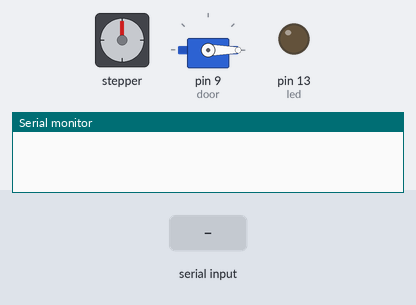
Bench run of a sketch on a simulated Arduino Uno, built with avr-gcc and run on an emulated ATmega328P. Shown: stepper motor, servo, output pins drawn as LEDs (lit = HIGH), the last lines printed to the serial monitor. Wiring (inferred from the names in the program): stepper motor (2048 steps per turn assumed): coils pin 4, pin 5, pin 6, pin 7. The test bench sets the inputs (shaded band).

Above: at 1.2 s.
1.3 s: "OPEN" received over the second serial link
At 3.5 s:
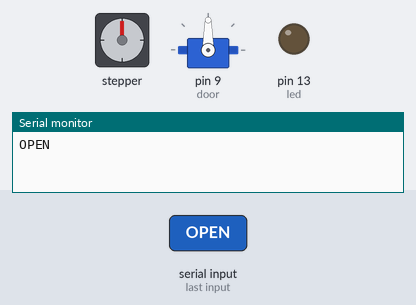
3.8 s: "ON" received over the second serial link
At 5.4 s:
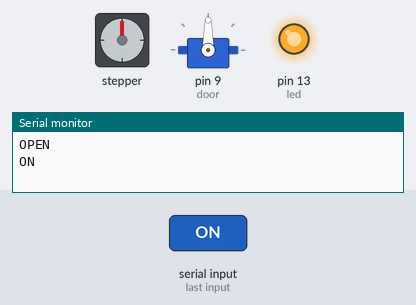
6.2 s: "CLOSE" received over the second serial link
At 8.5 s:
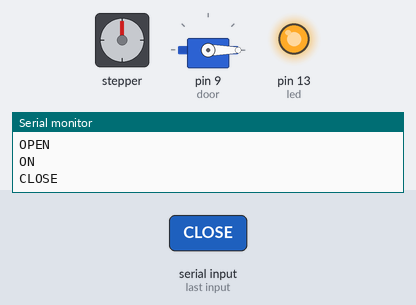
Timing chart, 0 to 10.0 s (numbered marks = the images above; inputs shaded):
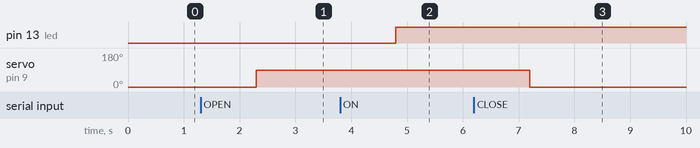

The sketch:

arduino.ino
```cpp
#include <stdio.h>
#include <string.h>
#include <SoftwareSerial.h>
#include <Servo.h>
#include <Stepper.h>

Servo myservo;
SoftwareSerial espSerial =  SoftwareSerial(2, 3);  // arduino RX pin=2  arduino TX pin=3    connect the arduino RX pin to esp8266 TX pin   -  connect the arduino TX pin to esp8266 RX pin.


int Pin1 = 4;
int Pin2 = 5;
int Pin3 = 6;
int Pin4 = 7;
int pole1[] = {0, 0, 0, 0, 0, 1, 1, 1, 0}; //pole1, 8 step values
int pole2[] = {0, 0, 0, 1, 1, 1, 0, 0, 0}; //pole2, 8 step values
int pole3[] = {0, 1, 1, 1, 0, 0, 0, 0, 0}; //pole3, 8 step values
int pole4[] = {1, 1, 0, 0, 0, 0, 0, 1, 0}; //pole4, 8 step values

int poleStep = 0;
int speed;
boolean dir;// false=clockwise, true=counter clockwise
boolean escuStatus;
//LED
int led = 13;
//DOOR
int door = 9;

void setup() {
  Serial.begin(9600);
  espSerial.begin(9600);

  //LED
  pinMode(led, OUTPUT);
  digitalWrite(led, LOW);
  //door
  myservo.attach(door);
  myservo.write(0);
  //esculator
  escuStatus = false;
  dir = 1;
  speed = 5;
  pinMode(Pin1, OUTPUT);
  pinMode(Pin2, OUTPUT);
  pinMode(Pin3, OUTPUT);
  pinMode(Pin4, OUTPUT);
}
//==============================

void loop() {

  //ESCULATOR
  if (escuStatus) {
    if (dir) {
      driveStepper(poleStep);
      poleStep++;
    } else {
      driveStepper(poleStep);
      poleStep--;
    }
    if (poleStep > 7) {
      poleStep = 0;
    }
    if (poleStep < 0) {
      poleStep = 7;
    }
    delay(speed);
  }
  if (espSerial.available()) {
    String ch = espSerial.readString();
    ch.trim();

    handleDoor(ch);
    handleLED(ch);
    handleEscalator(ch);

    Serial.println(ch);
  }
}
void handleDoor(String status) {
   if (status == "CLOSE") {
      myservo.write(0);
    }
    if (status == "OPEN") {
      myservo.write(90);
    }
}
void handleLED(String status) {
    if (status== "OFF") {
      digitalWrite(led, LOW);
    }
    if (status == "ON" ) {
      digitalWrite(led, HIGH);
    }
}
void driveStepper(int c)
{
  digitalWrite(Pin1, pole1[c]);
  digitalWrite(Pin2, pole2[c]);
  digitalWrite(Pin3, pole3[c]);
  digitalWrite(Pin4, pole4[c]);
}

void handleEscalator(String status) {
  //---------DIR
  if(status == "CLOCKWISE"){
    dir = true;
  }
   if(status == "COUNTER-CLOCKWISE"){
    dir = false;
  }
  //---------SPEED
  if(status == "SPEED-1"){
    speed = 1;
  };
  if(status == "SPEED-2"){
    speed = 2;
  };
  if(status == "SPEED-3"){
    speed = 3;
  };
  if(status == "SPEED-4"){
    speed = 4;
  };
  if(status == "SPEED-5"){
    speed = 5;
  };
  //---------STATUS
  if(status == "RUN"){
    escuStatus = true;
  };
  if(status == "STOP"){
    escuStatus = false;
  };
}
```

Measured:
- after the input at 1.3 s, servo on pin 9 (door): 0° → 90° after 1.0 s
- after the input at 3.8 s, pin 13 (led): LOW → HIGH after 1.0 s
- after the input at 6.2 s, servo on pin 9 (door): 90° → 0° after 1.0 s
